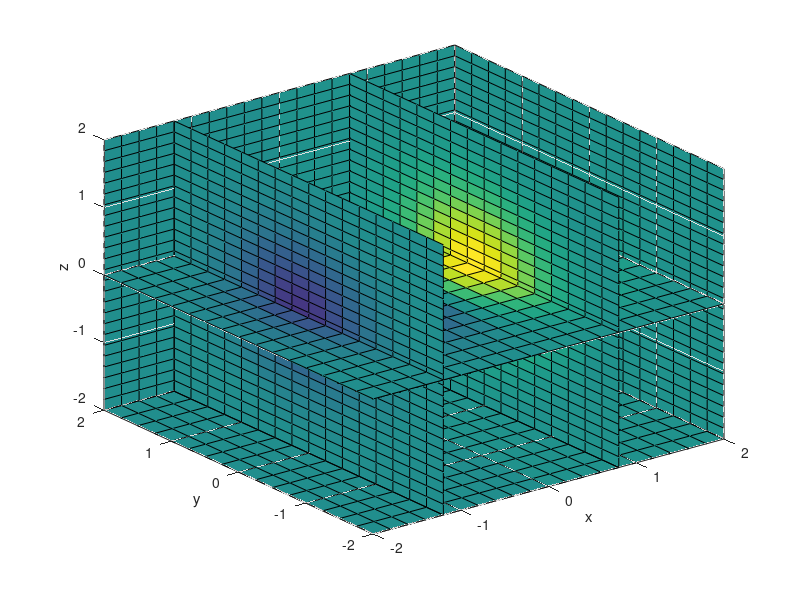

MATLAB code for this plot:
x = -2:.2:2;
y = -2:.25:2;
z = -2:.16:2;

[x,y,z] = meshgrid(x,y,z);
v = x.*exp(-x.^2-y.^2-z.^2);

xslice = [-1.2,.8,2];    
yslice = 2;              
zslice = [-2,0];         

slice(x,y,z,v,xslice,yslice,zslice)
xlabel('x')
ylabel('y')
zlabel('z')